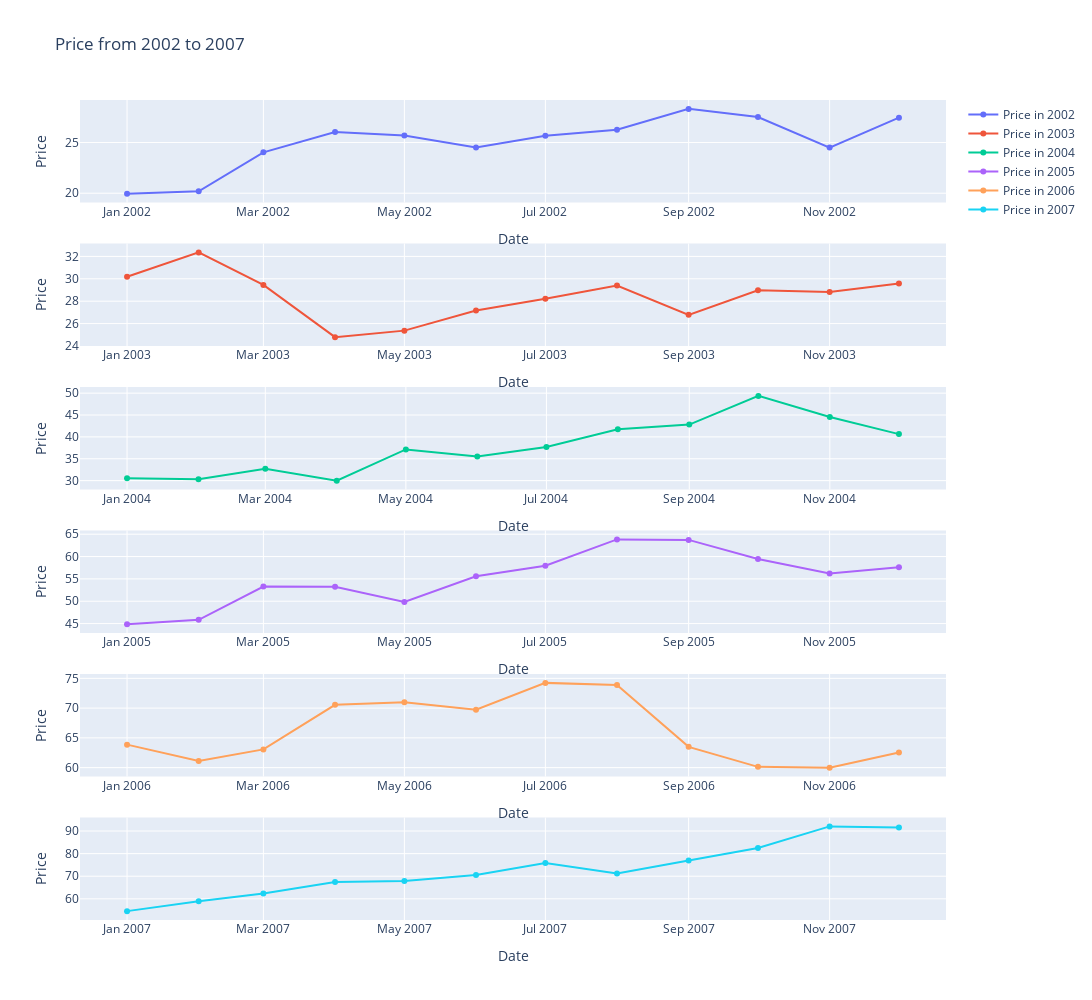

This figure's notebook cell:
### Code cell
df_2002 = data['2002']
df_2003 = data['2003']
df_2004 = data['2004']
df_2005 = data['2005']
df_2006 = data['2006']
df_2007 = data['2007']
# Create subplot figure
fig = make_subplots(rows=6, cols=1)

# Add traces
fig.add_trace(go.Scatter(x=df_2002.index, y=df_2002['Price'], name='Price in 2002'), row=1, col=1)
fig.add_trace(go.Scatter(x=df_2003.index, y=df_2003['Price'], name='Price in 2003'), row=2, col=1)
fig.add_trace(go.Scatter(x=df_2004.index, y=df_2004['Price'], name='Price in 2004'), row=3, col=1)
fig.add_trace(go.Scatter(x=df_2005.index, y=df_2005['Price'], name='Price in 2005'), row=4, col=1)
fig.add_trace(go.Scatter(x=df_2006.index, y=df_2006['Price'], name='Price in 2006'), row=5, col=1)
fig.add_trace(go.Scatter(x=df_2007.index, y=df_2007['Price'], name='Price in 2007'), row=6, col=1)


# Update xaxis properties
fig.update_xaxes(title_text="Date", row=1, col=1)
fig.update_xaxes(title_text="Date", row=2, col=1)
fig.update_xaxes(title_text="Date", row=3, col=1)
fig.update_xaxes(title_text="Date", row=4, col=1)
fig.update_xaxes(title_text="Date", row=5, col=1)
fig.update_xaxes(title_text="Date", row=6, col=1)




# Update yaxis properties
fig.update_yaxes(title_text="Price", row=1, col=1)
fig.update_yaxes(title_text="Price", row=2, col=1)
fig.update_yaxes(title_text="Price", row=3, col=1)
fig.update_yaxes(title_text="Price", row=4, col=1)
fig.update_yaxes(title_text="Price", row=5, col=1)
fig.update_yaxes(title_text="Price", row=6, col=1)


# Update layout
fig.update_layout(height=1000, width=1200, title_text="Price from 2002 to 2007")

fig.show()

### Figure 1 — Plotly figure (JSON) as saved in the notebook; plotly's stock layout.template omitted (floating-point values rounded to 4 significant figures)
{"data": [{"name": "Price in 2002", "type": "scatter", "x": ["2002-01-01T00:00:00", "2002-02-01T00:00:00", "2002-03-01T00:00:00", "2002-04-01T00:00:00", "2002-05-01T00:00:00", "2002-06-01T00:00:00", "2002-07-01T00:00:00", "2002-08-01T00:00:00", "2002-09-01T00:00:00", "2002-10-01T00:00:00", "2002-11-01T00:00:00", "2002-12-01T00:00:00"], "xaxis": "x", "y": [19.96, 20.19, 24.03, 26.03, 25.69, 24.51, 25.67, 26.26, 28.32, 27.51, 24.5, 27.45], "yaxis": "y"}, {"name": "Price in 2003", "type": "scatter", "x": ["2003-01-01T00:00:00", "2003-02-01T00:00:00", "2003-03-01T00:00:00", "2003-04-01T00:00:00", "2003-05-01T00:00:00", "2003-06-01T00:00:00", "2003-07-01T00:00:00", "2003-08-01T00:00:00", "2003-09-01T00:00:00", "2003-10-01T00:00:00", "2003-11-01T00:00:00", "2003-12-01T00:00:00"], "xaxis": "x2", "y": [30.18, 32.36, 29.45, 24.79, 25.37, 27.16, 28.21, 29.4, 26.78, 28.97, 28.83, 29.58], "yaxis": "y2"}, {"name": "Price in 2004", "type": "scatter", "x": ["2004-01-01T00:00:00", "2004-02-01T00:00:00", "2004-03-01T00:00:00", "2004-04-01T00:00:00", "2004-05-01T00:00:00", "2004-06-01T00:00:00", "2004-07-01T00:00:00", "2004-08-01T00:00:00", "2004-09-01T00:00:00", "2004-10-01T00:00:00", "2004-11-01T00:00:00", "2004-12-01T00:00:00"], "xaxis": "x3", "y": [30.56, 30.34, 32.73, 30, 37.13, 35.52, 37.67, 41.73, 42.82, 49.38, 44.55, 40.64], "yaxis": "y3"}, {"name": "Price in 2005", "type": "scatter", "x": ["2005-01-01T00:00:00", "2005-02-01T00:00:00", "2005-03-01T00:00:00", "2005-04-01T00:00:00", "2005-05-01T00:00:00", "2005-06-01T00:00:00", "2005-07-01T00:00:00", "2005-08-01T00:00:00", "2005-09-01T00:00:00", "2005-10-01T00:00:00", "2005-11-01T00:00:00", "2005-12-01T00:00:00"], "xaxis": "x4", "y": [44.88, 45.85, 53.28, 53.22, 49.85, 55.6, 57.93, 63.84, 63.72, 59.44, 56.21, 57.61], "yaxis": "y4"}, {"name": "Price in 2006", "type": "scatter", "x": ["2006-01-01T00:00:00", "2006-02-01T00:00:00", "2006-03-01T00:00:00", "2006-04-01T00:00:00", "2006-05-01T00:00:00", "2006-06-01T00:00:00", "2006-07-01T00:00:00", "2006-08-01T00:00:00", "2006-09-01T00:00:00", "2006-10-01T00:00:00", "2006-11-01T00:00:00", "2006-12-01T00:00:00"], "xaxis": "x5", "y": [63.86, 61.1, 63.06, 70.56, 70.97, 69.74, 74.24, 73.87, 63.49, 60.13, 60, 62.54], "yaxis": "y5"}, {"name": "Price in 2007", "type": "scatter", "x": ["2007-01-01T00:00:00", "2007-02-01T00:00:00", "2007-03-01T00:00:00", "2007-04-01T00:00:00", "2007-05-01T00:00:00", "2007-06-01T00:00:00", "2007-07-01T00:00:00", "2007-08-01T00:00:00", "2007-09-01T00:00:00", "2007-10-01T00:00:00", "2007-11-01T00:00:00", "2007-12-01T00:00:00"], "xaxis": "x6", "y": [54.56, 58.96, 62.36, 67.49, 67.92, 70.55, 75.84, 71.17, 77, 82.47, 92.06, 91.51], "yaxis": "y6"}], "layout": {"height": 1000, "title": {"text": "Price from 2002 to 2007"}, "width": 1200, "xaxis": {"anchor": "y", "domain": [0, 1], "title": {"text": "Date"}}, "xaxis2": {"anchor": "y2", "domain": [0, 1], "title": {"text": "Date"}}, "xaxis3": {"anchor": "y3", "domain": [0, 1], "title": {"text": "Date"}}, "xaxis4": {"anchor": "y4", "domain": [0, 1], "title": {"text": "Date"}}, "xaxis5": {"anchor": "y5", "domain": [0, 1], "title": {"text": "Date"}}, "xaxis6": {"anchor": "y6", "domain": [0, 1], "title": {"text": "Date"}}, "yaxis": {"anchor": "x", "domain": [0.875, 1], "title": {"text": "Price"}}, "yaxis2": {"anchor": "x2", "domain": [0.7, 0.825], "title": {"text": "Price"}}, "yaxis3": {"anchor": "x3", "domain": [0.525, 0.65], "title": {"text": "Price"}}, "yaxis4": {"anchor": "x4", "domain": [0.35, 0.475], "title": {"text": "Price"}}, "yaxis5": {"anchor": "x5", "domain": [0.175, 0.3], "title": {"text": "Price"}}, "yaxis6": {"anchor": "x6", "domain": [0, 0.125], "title": {"text": "Price"}}}}
